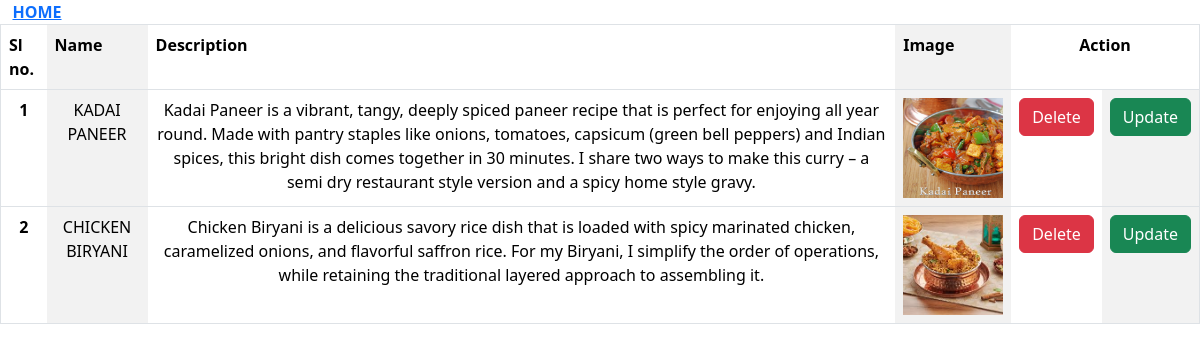
Page /details on the earlier database version.
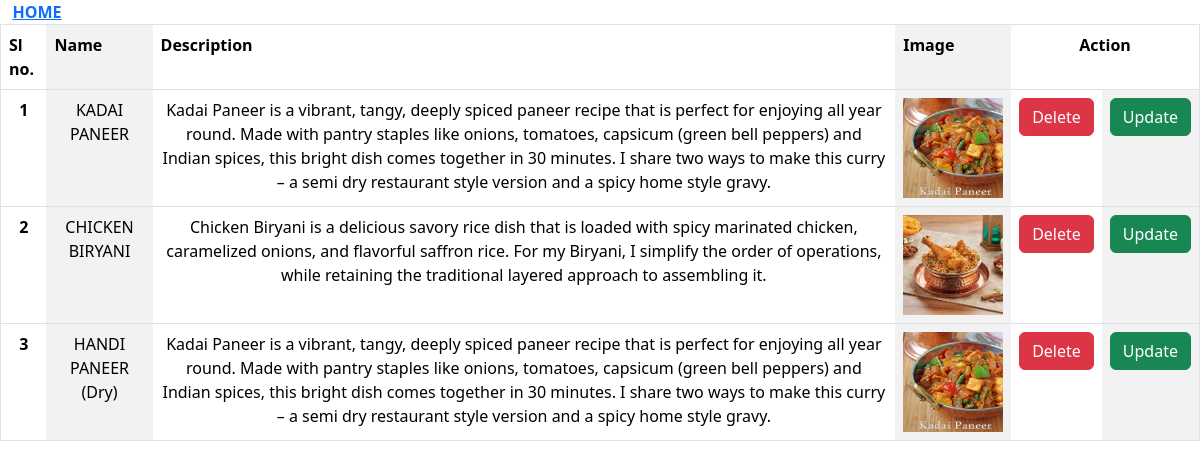
Same page on the later database version.
### Vege_app/models.py (models this page shows, shortened)
class Receipe(models.Model):
    receipe_name = models.CharField(max_length=100)
    receipe_description = models.TextField()
    receipe_image = models.ImageField(upload_to="receipe")

### Vege_app/views.py (the view)
# urls.py: path('details', details, name="details"),
def details(request):
    queryset = Receipe.objects.all()
    context = {'receipes': queryset }
    return render(request, 'receipe_detail.html', context)

### Vege_app/templates/receipe_detail.html (shortened to what this page needs)
{% extends "base.html" %}
{% load static %}
{% block start %}
<table border="1" align="center" class="table table-striped-columns">
    <a href="/"><b>HOME</b></a>
    <tr>
        <td><b>Sl no.</b></td>
        <td><b>Name</b></td>
        <td><b>Description</b></td>
        <td><b>Image</b></td>
        <td colspan="2" align="center"><b>Action</b></td>
    </tr>
{% for i in receipes %}
<tr>
    <td align="center"><b>{{ forloop.counter }}</b></td>
    <td align="center">{{ i.receipe_name }}</td>
    <td align="center">{{ i.receipe_description }}</td>
    <td><img src="{{i.receipe_image}}" width="100" height="100" ></td>
    <td><a href="/delete-receipe/{{i.id}}/" class="btn btn-danger">Delete</a></td>
    <td><a href="/update-receipe/{{i.id}}/" class="btn btn-success">Update</a></td>
</tr>
{% endfor %}
</table>
{% endblock %}

Differences in the rows shown:
added Receipe: receipe_name "HANDI PANEER (Dry)", receipe_description "Kadai Paneer is a vibrant, tangy, deeply spiced paneer recipe that is perfect for enjoying all year round. Made with pantry staples like onions, tomatoes, capsicum (green bell peppers) and Indian spices, this bright dish comes together in 30 minutes. I share two ways to make this curry – a semi dry restaurant style version and a spicy home style gravy.", receipe_image (picture)
